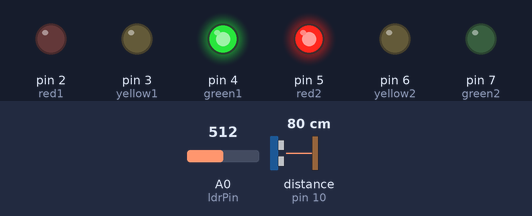
A sketch run on a simulated Arduino Uno, built with avr-gcc and run on an emulated ATmega328P. Parts: output pins drawn as LEDs (lit = HIGH). Wiring (inferred from the names in the program): ultrasonic range finder: trigger pin 9; echo pin 10. Inputs (shaded band) come from the test bench; at power-on: A0 (ldrPin) = 512, distance to the obstacle (sensor on pin 10) 80 cm. The echo pulse lasts 58.3 µs per cm; pins used as bus, display or sensor lines are not drawn; what the sketch prints to the serial monitor is not drawn.

Above: at 2.5 s.
At 6.0 s:
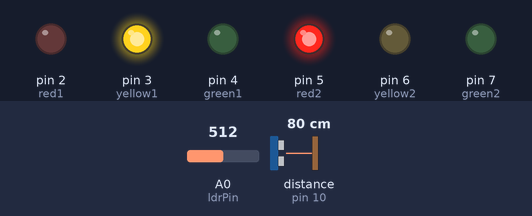
At 9.5 s:
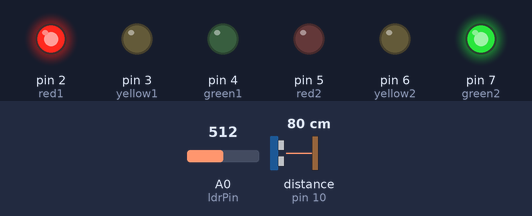
At 13.0 s:
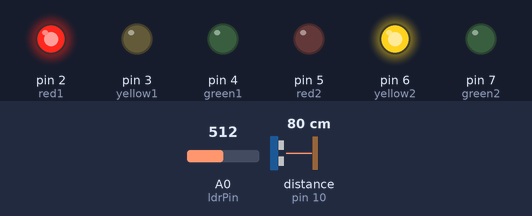
Timing chart, 0 to 18.2 s (numbered marks = the images above):
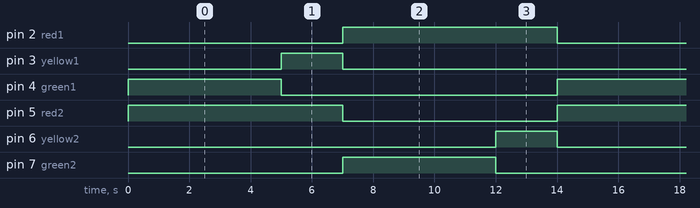

Measured:
- by itself, pin 2 (red1), pin 5 (red2): alternates HIGH for 7.0 s and LOW for 7.0 s
- by itself, pin 3 (yellow1), pin 6 (yellow2): alternates HIGH for 2.0 s and LOW for 12.0 s
- by itself, pin 4 (green1), pin 7 (green2): alternates HIGH for 5.0 s and LOW for 9.0 s

The sketch:

Traffic_Light_System.ino
```cpp
/*
=========================================================
 Intelligent Dual Traffic Light Control System
 Arduino Uno + HC-SR04 + LDR
=========================================================
*/

#define trigPin 9
#define echoPin 10

const int ldrPin = A0;

const int red1 = 2;
const int yellow1 = 3;
const int green1 = 4;

const int red2 = 5;
const int yellow2 = 6;
const int green2 = 7;

long duration;
int distance;
int lightValue;

void setup()
{
    pinMode(red1, OUTPUT);
    pinMode(yellow1, OUTPUT);
    pinMode(green1, OUTPUT);

    pinMode(red2, OUTPUT);
    pinMode(yellow2, OUTPUT);
    pinMode(green2, OUTPUT);

    pinMode(trigPin, OUTPUT);
    pinMode(echoPin, INPUT);

    Serial.begin(9600);
}

void loop()
{
    // Read LDR
    lightValue = analogRead(ldrPin);

    // Ultrasonic Measurement
    digitalWrite(trigPin, LOW);
    delayMicroseconds(2);

    digitalWrite(trigPin, HIGH);
    delayMicroseconds(10);

    digitalWrite(trigPin, LOW);

    duration = pulseIn(echoPin, HIGH);

    distance = duration * 0.034 / 2;

    Serial.print("Distance: ");
    Serial.print(distance);
    Serial.println(" cm");

    // Day Mode
    if (lightValue > 500)
    {
        trafficSystem(5000);
    }
    // Night Mode
    else
    {
        trafficSystem(3000);
    }

    // Vehicle Detection
    if (distance > 0 && distance < 20)
    {
        digitalWrite(red1, LOW);
        digitalWrite(green1, HIGH);

        digitalWrite(red2, HIGH);
        digitalWrite(green2, LOW);

        Serial.println("Vehicle Detected!");

        delay(5000);

        digitalWrite(green1, LOW);
        digitalWrite(red1, HIGH);
    }
}

void trafficSystem(int delayTime)
{
    // Lane 1 Green
    digitalWrite(red1, LOW);
    digitalWrite(green1, HIGH);

    digitalWrite(red2, HIGH);
    digitalWrite(green2, LOW);

    delay(delayTime);

    // Lane 1 Yellow
    digitalWrite(green1, LOW);
    digitalWrite(yellow1, HIGH);

    delay(2000);

    digitalWrite(yellow1, LOW);
    digitalWrite(red1, HIGH);

    // Lane 2 Green
    digitalWrite(red2, LOW);
    digitalWrite(green2, HIGH);

    delay(delayTime);

    // Lane 2 Yellow
    digitalWrite(green2, LOW);
    digitalWrite(yellow2, HIGH);

    delay(2000);

    digitalWrite(yellow2, LOW);
    digitalWrite(red2, HIGH);
}
```
